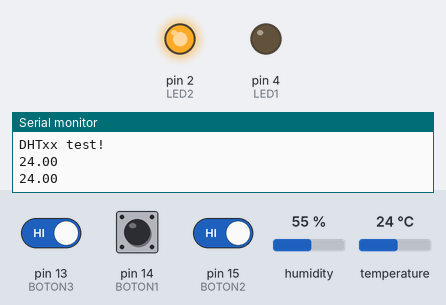
Simulated run of this sketch. Board: Arduino Uno, built with avr-gcc and run on an emulated ATmega328P. On the bench: output pins drawn as LEDs (lit = HIGH), the last lines printed to the serial monitor. The inputs (shaded band) are chosen by the test bench; at power-on: pin 14 (BOTON1) HIGH, pin 13 (BOTON3) HIGH, pin 15 (BOTON2) HIGH, humidity 55 %, temperature 24 °C.

Above: at 4.8 s.
4.9 s: pin 14 (BOTON1) pulled LOW for 2.6 s
At 6.6 s:
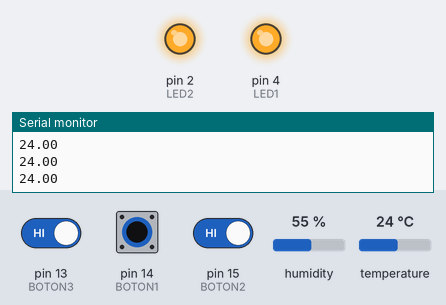
9.5 s: pin 13 (BOTON3) driven LOW and pin 14 (BOTON1) driven LOW and pin 15 (BOTON2) driven LOW
At 11.4 s:
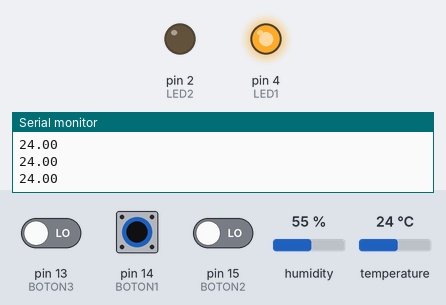
12.5 s: pin 13 (BOTON3) driven HIGH
At 15.0 s:
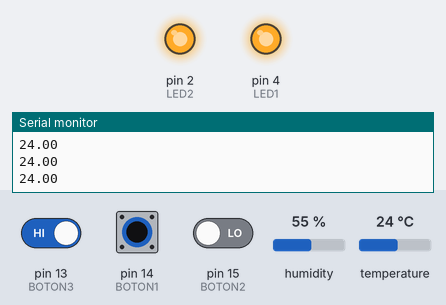
15.6 s: pin 13 (BOTON3) driven LOW
At 17.4 s:
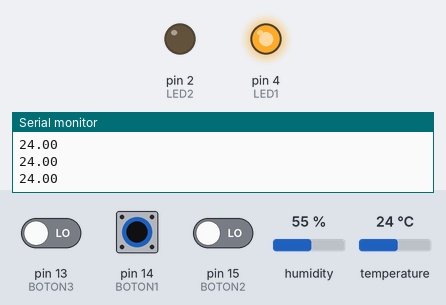
Timing chart, 0 to 18.9 s (numbered marks = the images above; inputs shaded):
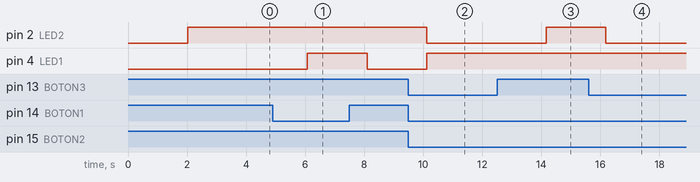

Measured:
- after the input at 4.9 s, pin 4 (LED1): LOW → HIGH after 1.2 s, → LOW 2.0 s later
- after the input at 9.5 s, pin 2 (LED2): HIGH → LOW after 0.62 s; pin 4 (LED1): LOW → HIGH after 0.62 s
- after the input at 12.5 s, pin 2 (LED2): LOW → HIGH after 1.7 s
- after the input at 15.6 s, pin 2 (LED2): HIGH → LOW after 0.59 s

The sketch:

refrigeracion-servidores.ino
```cpp
/*
 * Simulador de refrigerasion de servidores
 * Por: Hugo Vargas
 * Fecha: 18 de abril 2022 (32°C)
 *
 * Este programa ejemplifica el uso de operadores relacionales y operadores
 * logicos:
 *
 * Condiciones Iniciales
 * Sensor de temperatura y humedad
 * Boton1: Manual. Activa la refrigeración al ser presionado
 * Boton2: Alta demanda
 * Boton3: Sobre carga de funcionamiento
 *
 * Led1: Refrigeracion manual
 * Led2: Refrigeración automática
 *
 * -Que se encienda la refrigeracion manual cada que se presione el boton de manual
 * -La refrigeracion manual tiene prioridad a la refrigeracion automática.
 * -Si la termperatura es alta (mayor a 28, por ejemplo), se activa la refrigeracion automática
 * -Si tengo alta demanda o sobre carga, se activa la refrigeración automática
 * -Si tengo alta demanda o sobrecarga de funcionamiento y ademas temperatura alta, se activan ambas refrigeraciones
 *
 * Conexiones propuestas
 * Botones 14, 15, 13
 * Leds 4, 2
 * DHT11 12
 *
 */

// Bibliotecas
#include "DHT.h"

// Constantes
#define DHTPIN 12
#define DHTTYPE DHT11

//Constantes de botones
const int BOTON1 = 14;
const int BOTON2 = 15;
const int BOTON3 = 13;
//Constantes de leds
const int LED1 = 4;
const int LED2 = 2;
//Nivel de temperatura
const int TEMP_H = 28;

// Variables
int boton1_dato;
int boton2_dato;
int boton3_dato;
float t;

// Definición de objetos
DHT dht(DHTPIN, DHTTYPE);

// Condiciones iniciales - Se ejecuta sólo una vez al energizar
void setup() {// Inicio de void setup ()
  // Aquí va tu código
  Serial.begin(9600);
  Serial.println(F("DHTxx test!"));

  //Configurar botones
  pinMode (BOTON1, INPUT_PULLUP);
  pinMode (BOTON2, INPUT_PULLUP);
  pinMode (BOTON3, INPUT_PULLUP);
  //Configurar Leds
  pinMode (LED1, OUTPUT);
  pinMode (LED2, OUTPUT);

  dht.begin();//Iniciar comunicacion con el sensor DHT

}// Fin de void setup

// Cuerpo del programa - Se ejecuta constamente
void loop() {// Inicio de void loop
  // put your main code here, to run repeatedly:
  delay(2000);

  lecturaDHT ();
  lecturaBotones ();
  logica ();

}// Fin de void loop

// Funcioes del usuario

// Funcion de lectura del sensor DHT11
void lecturaDHT () {
  //*******Lectura del sensor*********
  // Read temperature as Celsius (the default)
  t = dht.readTemperature();
   // Check if any reads failed and exit early (to try again).
  if (isnan(t)) {
    Serial.println(F("Failed to read from DHT sensor!"));
    return;
  }
  Serial.println(t);
}

// Funcion de lectura de botones
void lecturaBotones () {
  //********Lectura de botones********
  boton1_dato = digitalRead (BOTON1);
  boton2_dato = digitalRead (BOTON2);
  boton3_dato = digitalRead (BOTON3);
}

// Funcion de logica
void logica () {

  //********Automático por temperatura, sobrecarga y alta demanda**********
  if (boton1_dato == 1) {
    digitalWrite (LED1, LOW);
  } else {
    digitalWrite (LED1, HIGH);
  }

  if (t > TEMP_H || boton2_dato == 1 || boton3_dato == 1) {
    digitalWrite (LED2, HIGH);
  } else {
    digitalWrite (LED2, LOW);
  }

  /*
   * if (t > TEMP_H) {
   *  digitalWrite (LED2, HIGH);
   *  } else {
   *  digitalWrite (LED2, LOW);
   *  }
   */
}
```
